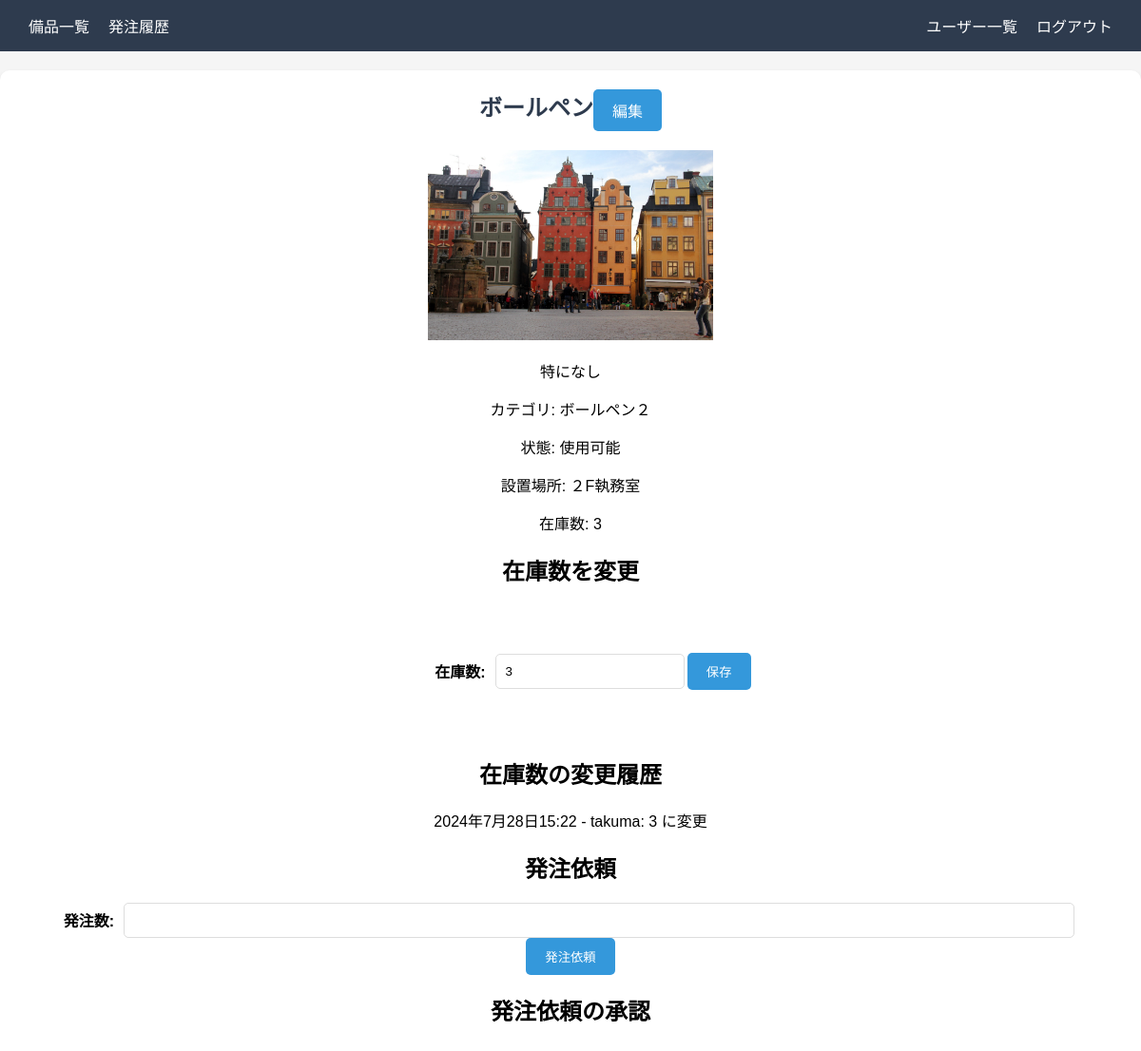
The app's page /equipment/1/ (signed in), older data.
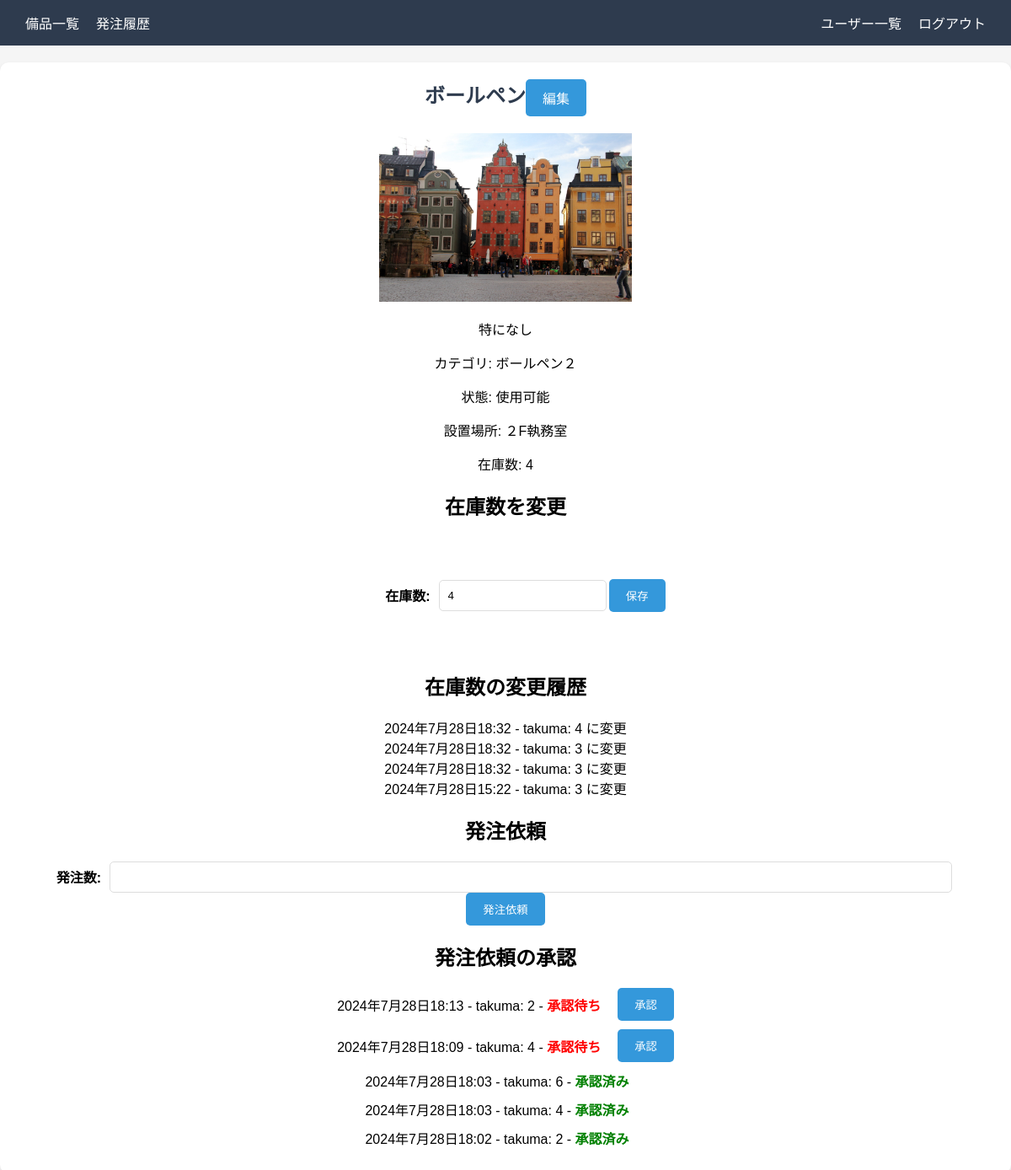
The same page, newer data.
### equipment/models.py (models this page shows, shortened)
class Equipment(models.Model):
    name = models.CharField("名前", max_length=100)
    category = models.CharField("カテゴリ", max_length=100)
    status = models.CharField("状態", max_length=100)
    location = models.CharField("設置場所", max_length=100)
    description = models.TextField("説明")
    image = models.ImageField("画像", upload_to='equipment_images/', null=True, blank=True)
    quantity = models.PositiveIntegerField("在庫数", default=1)

class InventoryChange(models.Model):
    equipment = models.ForeignKey(Equipment, on_delete=models.CASCADE)
    user = models.ForeignKey(User, on_delete=models.CASCADE)
    old_quantity = models.PositiveIntegerField()
    new_quantity = models.PositiveIntegerField()
    timestamp = models.DateTimeField(auto_now_add=True)

class OrderRequest(models.Model):
    STATUS_CHOICES = [
        ('Pending', '承認待ち'),
        ('Approved', '承認済み')
    ]
    equipment = models.ForeignKey(Equipment, on_delete=models.CASCADE)
    user = models.ForeignKey(User, on_delete=models.CASCADE)
    quantity_requested = models.IntegerField()
    request_date = models.DateTimeField(auto_now_add=True)
    status = models.CharField(max_length=100, choices=STATUS_CHOICES, default='Pending')
    approved = models.BooleanField(default=False)

### equipment/views.py (the view)
# urls.py: path('equipment/<int:pk>/', views.equipment_detail, name='equipment_detail'),
@login_required
def equipment_detail(request, pk):
    equipment = get_object_or_404(Equipment, pk=pk)
    form = UpdateQuantityForm(instance=equipment)  # 初期化
    order_form = OrderRequestForm()  # 初期化
    approval_form = None  # 初期化（管理者用の承認フォームは条件付き）
    if request.method == "POST":
        if 'quantity' in request.POST:
            if not request.user.is_superuser:
                return HttpResponseForbidden()
            form = UpdateQuantityForm(request.POST, instance=equipment)
            if form.is_valid():
                old_quantity = equipment.quantity
                form.save()
                new_quantity = form.cleaned_data['quantity']
                InventoryChange.objects.create(
                    equipment=equipment,
                    user=request.user,
                    old_quantity=old_quantity,
                    new_quantity=new_quantity
                )
                return redirect('equipment_detail', pk=pk)
        elif 'quantity_requested' in request.POST:
            order_form = OrderRequestForm(request.POST)
            if order_form.is_valid():
                order_request = order_form.save(commit=False)
                order_request.equipment = equipment
                order_request.user = request.user
                order_request.save()
                return redirect('equipment_detail', pk=pk)
        elif 'approve_order_request' in request.POST:
            if not request.user.is_superuser:
                return HttpResponseForbidden()
            order_request_id = request.POST.get('approve_order_request')
            order_request = get_object_or_404(OrderRequest, pk=order_request_id)
            order_request.approved = True
            order_request.status = 'Approved'
            order_request.save()
            return redirect('equipment_detail', pk=pk)
    else:
        form = UpdateQuantityForm(instance=equipment)
        order_form = OrderRequestForm()
        if request.user.is_superuser:
            approval_form = OrderRequestApprovalForm()
    changes = InventoryChange.objects.filter(equipment=equipment).order_by('-timestamp')
    order_requests = OrderRequest.objects.filter(equipment=equipment).order_by('-request_date')
    return render(request, 'equipment/equipment_detail.html', {
        'equipment': equipment,
        'form': form,
        'order_form': order_form,
        'approval_form': approval_form,
        'changes': changes,
        'order_requests': order_requests,
    })

### equipment/forms.py
class UpdateQuantityForm(forms.ModelForm):
    class Meta:
        model = Equipment
        fields = ['quantity']
        labels = {
            'quantity': '在庫数',
        }

class OrderRequestForm(forms.ModelForm):
    class Meta:
        model = OrderRequest
        fields = ['quantity_requested']
        labels = {
            'quantity_requested': '発注数'
        }

### templates/equipment/equipment_detail.html (shortened to what this page needs)
{% extends 'base.html' %}
{% block content %}
<div class="header-banner center-text">
  <div class="equipment-title-container">
    <h1 class="center-text">{{ equipment.name }}</h1>
    {% if user.is_superuser %}
    <a href="{% url 'edit_equipment' equipment.pk %}" class="btn">編集</a>
    {% endif %}
  </div>
</div>
<div class="center-text">
  <img src="{{ equipment.image.url }}" alt="{{ equipment.name }}" style="max-width: 300px; margin-top: 20px;">
  <p>{{ equipment.description }}</p>
  <p>カテゴリ: {{ equipment.category }}</p>
  <p>状態: {{ equipment.status }}</p>
  <p>設置場所: {{ equipment.location }}</p>
  <p>在庫数: {{ equipment.quantity }}</p>
</div>
{% if user.is_superuser %}
<h2 class="center-text">在庫数を変更</h2>
<form method="post" class="quantity-change-container center-text">
  <div class="form-group">
    {{ form.quantity.label_tag }}
    {{ form.quantity }}
  </div>
  <button type="submit" class="btn">保存</button>
</form>
{% endif %}
<h2 class="center-text">在庫数の変更履歴</h2>
<ul class="center-text">
  {% for change in changes %}
  <li>{{ change.timestamp }} - {{ change.user.username }}: {{ change.new_quantity }} に変更</li>
  {% endfor %}
</ul>
<h2 class="center-text">発注依頼</h2>
<form method="post" class="order-request-form center-text">
  <div class="form-group">
    {{ order_form.quantity_requested.label_tag }}
    {{ order_form.quantity_requested }}
  </div>
  <button type="submit" class="btn">発注依頼</button>
</form>
{% if user.is_superuser %}
<h2 class="center-text">発注依頼の承認</h2>
<ul class="center-text">
  {% for order in order_requests %}
  <li class="order-item">
    <div class="order-item-content">
      <p>{{ order.request_date }} - {{ order.user.username }}: {{ order.quantity_requested }} -
        <span class="{% if order.status == 'Approved' %}status-approved{% else %}status-pending{% endif %}">
          {{ order.get_status_display }}
        </span>
      </p>
      {% if not order.approved %}
      <form method="post" class="approve-form">
        <button type="submit" class="btn">承認</button>
      </form>
      {% endif %}
    </div>
  </li>
  {% endfor %}
</ul>
{% endif %}
{% endblock %}

### templates/base.html (shortened to what this page needs)
<!DOCTYPE html>
<html>
<head>
  {% load static %}
  <link rel="stylesheet" type="text/css" href="{% static 'css/styles.css' %}">
</head>
<body>
  <nav>
    <div class="nav-left">
      {% if user.is_authenticated %}
        <a href="{% url 'equipment_list' %}">備品一覧</a>
        <a href="{% url 'order_history' %}">発注履歴</a>
      {% else %}
        <a href="{% url 'home' %}">ホーム</a>
      {% endif %}
    </div>
    <div class="nav-right">
      {% if user.is_authenticated %}
        {% if user.is_superuser %}
          <a href="{% url 'user_list' %}">ユーザー一覧</a>
        {% endif %}
        <a href="{% url 'logout' %}">ログアウト</a>
      {% else %}
        <a href="{% url 'login' %}">ログイン</a>
        <a href="{% url 'register' %}">登録</a>
      {% endif %}
    </div>
  </nav>
  <div class="container">
    {% block content %}
    {% endblock %}
  </div>
</body>
</html>

### static/css/styles.css (style rules this page uses)
body, h1, ul, li, a { margin: 0; padding: 0; list-style: none; text-decoration: none; }
body { font-family: Arial, sans-serif; background-color: #f5f5f5; width: 100%; margin: 0; padding: 0; }
nav { background-color: #2e3b4e; color: white; display: flex; justify-content: space-between; padding: 15px 20px; }
.nav-left a, .nav-right a { color: white; margin: 0 10px; }
.nav-left { display: flex; }
.nav-right { display: flex; }
.container { max-width: 1200px; margin: 20px auto; padding: 20px; background-color: white; border-radius: 10px; box-shadow: 0 2px 4px rgba(0, 0, 0, 0.1); text-align: center; }
h1 { font-size: 24px; color: #2e3b4e; }
.btn { background-color: #3498db; color: white; border: none; padding: 10px 20px; border-radius: 5px; cursor: pointer; display: inline-block; text-align: center; }
.form-group { display: flex; align-items: center; margin-right: 50px; }
.form-group label { flex: 0 0 100px; margin-right: 10px; font-weight: bold; text-align: right; }
.form-group input, .form-group select, .form-group textarea { flex: 1; padding: 10px; border: 1px solid #ddd; border-radius: 5px; }
.equipment-title-container { display: flex; justify-content: center; }
.quantity-change-container { display: flex; justify-content: center; margin: 70px; }
.status-approved { color: green; font-weight: bold; display: inline-block; margin-right: 10px; }
.status-pending { color: red; font-weight: bold; display: inline-block; margin-right: 10px; }
.order-item { margin-bottom: 10px; }
.order-item-content { display: flex; align-items: center; justify-content: center; }
.order-item-content p { margin: 0; margin-right: 10px; }
.approve-form { margin: 0; }

Row changes from the older to the newer data that the page shows:
changed Equipment "ボールペン": quantity "3" → "4"
added InventoryChange: timestamp "2024年7月28日18:32", user.username "takuma", new_quantity "4"
added InventoryChange: timestamp "2024年7月28日18:32", user.username "takuma", new_quantity "3"
added InventoryChange: timestamp "2024年7月28日18:32", user.username "takuma", new_quantity "3"
added OrderRequest: request_date "2024年7月28日18:13", user.username "takuma", quantity_requested "2", status "承認待ち"
added OrderRequest: request_date "2024年7月28日18:09", user.username "takuma", quantity_requested "4", status "承認待ち"
added OrderRequest: request_date "2024年7月28日18:03", user.username "takuma", quantity_requested "6", status "承認済み"
added OrderRequest: request_date "2024年7月28日18:03", user.username "takuma", quantity_requested "4", status "承認済み"
added OrderRequest: request_date "2024年7月28日18:02", user.username "takuma", quantity_requested "2", status "承認済み"
